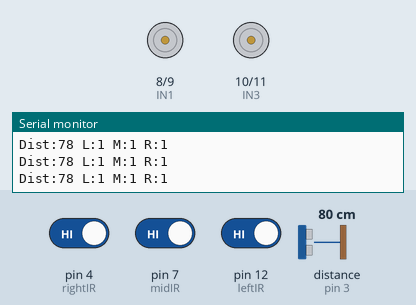
Simulated run of this sketch. Board: Arduino Uno, built with avr-gcc and run on an emulated ATmega328P. On the bench: motor-driver pin pairs drawn as motors (green arrow = first pin HIGH = forward, orange = second pin HIGH = backward, longer = more drive, scaled by the enable pin), the last lines printed to the serial monitor. Wiring (inferred from the names in the program): ultrasonic range finder: trigger pin 2; echo pin 3. Inputs (shaded band) come from the test bench; at power-on: pin 4 (rightIR) HIGH, pin 7 (midIR) HIGH, distance to the obstacle (sensor on pin 3) 80 cm, pin 12 (leftIR) HIGH. The echo pulse lasts 58.3 µs per cm.

Above: at 1.2 s.
1.3 s: pin 4 (rightIR) driven LOW
At 2.6 s:
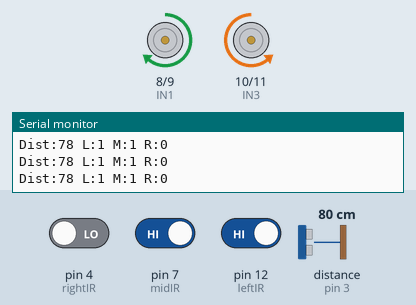
2.9 s: pin 7 (midIR) driven LOW
At 3.7 s:
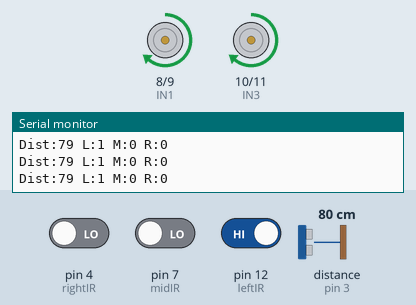
4.4 s: distance to the obstacle (sensor on pin 3) set to 18 cm
5.9 s: distance to the obstacle (sensor on pin 3) set to 13 cm
At 7.2 s:
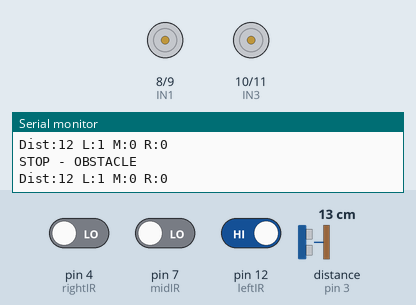
7.5 s: distance to the obstacle (sensor on pin 3) set to 35 cm
At 8.4 s:
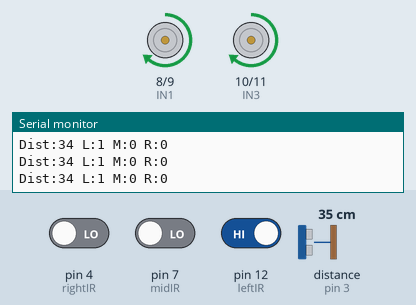
9.0 s: distance to the obstacle (sensor on pin 3) set to 2 cm
At 9.4 s:
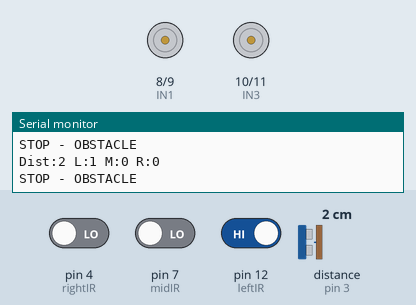
Timing chart, 0 to 11.5 s (numbered marks = the images above; inputs shaded):
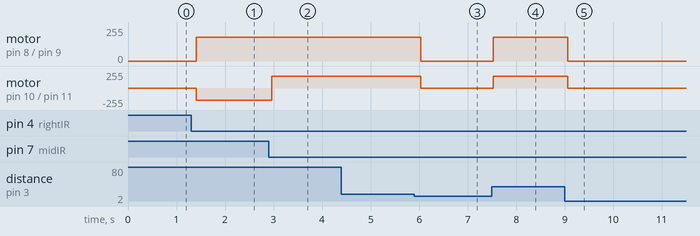

The sketch:

Code.ino
```cpp
// ===== MOTOR PINS =====
int IN1 = 8;
int IN2 = 9;
int IN3 = 10;
int IN4 = 11;
int ENA = 5;
int ENB = 6;

// ===== IR SENSORS =====
int leftIR  = 12;
int midIR   = 7;
int rightIR = 4;

// ===== ULTRASONIC =====
int trig = 2;
int echo = 3;

void setup() {
  Serial.begin(9600);

  pinMode(IN1, OUTPUT);
  pinMode(IN2, OUTPUT);
  pinMode(IN3, OUTPUT);
  pinMode(IN4, OUTPUT);

  pinMode(ENA, OUTPUT);
  pinMode(ENB, OUTPUT);

  pinMode(leftIR, INPUT);
  pinMode(midIR, INPUT);
  pinMode(rightIR, INPUT);

  pinMode(trig, OUTPUT);
  pinMode(echo, INPUT);

  analogWrite(ENA, 180);
  analogWrite(ENB, 180);

  Serial.println("=== SYSTEM STARTED ===");
}

// ===== DISTANCE FUNCTION =====
int getDistance() {
  digitalWrite(trig, LOW);
  delayMicroseconds(2);

  digitalWrite(trig, HIGH);
  delayMicroseconds(10);

  digitalWrite(trig, LOW);

  long duration = pulseIn(echo, HIGH, 30000);
  int distance = duration * 0.034 / 2;

  return distance;
}

void loop() {

  int distance = getDistance();

  int L = digitalRead(leftIR);
  int M = digitalRead(midIR);
  int R = digitalRead(rightIR);

  // DEBUG OUTPUT
  Serial.print("Dist:");
  Serial.print(distance);
  Serial.print(" L:");
  Serial.print(L);
  Serial.print(" M:");
  Serial.print(M);
  Serial.print(" R:");
  Serial.println(R);

  // ===== OBSTACLE =====
  if (distance > 0 && distance < 15) {
    stopMotors();
    Serial.println("STOP - OBSTACLE");
    return;
  }

  // ===== LINE FOLLOW =====
  if (M == 0) {
    forward();
  }
  else if (L == 0) {
    left();
  }
  else if (R == 0) {
    right();
  }
  else {
    stopMotors();
  }

  delay(150);
}

// ===== MOVEMENTS =====

void forward() {
  digitalWrite(IN1, HIGH);
  digitalWrite(IN2, LOW);
  digitalWrite(IN3, HIGH);
  digitalWrite(IN4, LOW);
}

void left() {
  digitalWrite(IN1, LOW);
  digitalWrite(IN2, HIGH);
  digitalWrite(IN3, HIGH);
  digitalWrite(IN4, LOW);
}

void right() {
  digitalWrite(IN1, HIGH);
  digitalWrite(IN2, LOW);
  digitalWrite(IN3, LOW);
  digitalWrite(IN4, HIGH);
}

void stopMotors() {
  digitalWrite(IN1, LOW);
  digitalWrite(IN2, LOW);
  digitalWrite(IN3, LOW);
  digitalWrite(IN4, LOW);
}
```

Measured:
- the behaviour switches between 16 and 15 cm on distance to the obstacle (sensor on pin 3) (found by bisection; images 2 and 3)
- after the input at 1.3 s, motor on pin 8 (IN1) / pin 9 (IN2): stopped → forward 180/255 after 0.11 s; motor on pin 10 (IN3) / pin 11 (IN4): stopped → backward 180/255 after 0.11 s
- after the input at 2.9 s, motor on pin 10 (IN3) / pin 11 (IN4): backward 180/255 → forward 180/255 after 0.06 s
- after the input at 5.9 s, motor on pin 8 (IN1) / pin 9 (IN2), motor on pin 10 (IN3) / pin 11 (IN4): forward 180/255 → stopped after 0.14 s
- after the input at 7.5 s, motor on pin 8 (IN1) / pin 9 (IN2), motor on pin 10 (IN3) / pin 11 (IN4): stopped → forward 180/255 at once
- after the input at 9.0 s, motor on pin 8 (IN1) / pin 9 (IN2), motor on pin 10 (IN3) / pin 11 (IN4): forward 180/255 → stopped after 0.06 s
